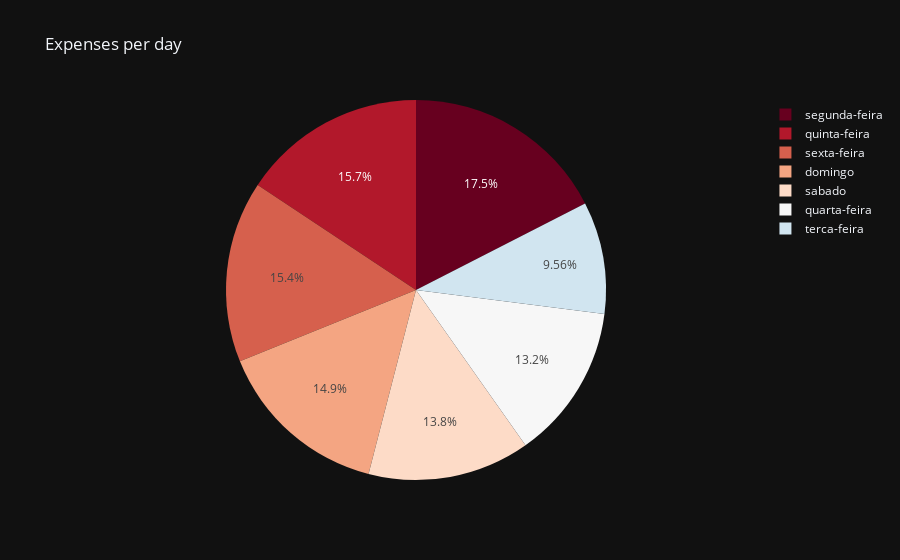

Notebook source saved alongside this figure:
### Code cell
# pd.set_option('display.max_rows', 5)

try:
    df = pd.read_csv(filepath_or_buffer=FILEPATH, sep=SEPARATOR, encoding=ENCODING)
    df_agg_day = df.groupby(by=COLUMN_NAME, sort=False).agg(func={'valor': 'sum'}).reset_index()

    fig = px.pie(data_frame=df_agg_day, names=NAMES, values=VALUES, title=TITLE, color_discrete_sequence=COLOR_DISCRETE_SEQUENCE)
    fig.show()

except FileNotFoundError:
    display('File not found')
    exit()

# df_months

### Figure 1 — Plotly figure (JSON) as saved in the notebook; plotly's stock layout.template omitted (floating-point values rounded to 4 significant figures)
{"data": [{"domain": {"x": [0.0, 1.0], "y": [0.0, 1.0]}, "hovertemplate": "dia=%{label}<br>valor=%{value}<extra></extra>", "labels": ["segunda-feira", "terca-feira", "quarta-feira", "quinta-feira", "sexta-feira", "sabado", "domingo"], "legendgroup": "", "name": "", "showlegend": true, "values": [528, 289, 399, 474, 467, 417, 449], "type": "pie"}], "layout": {"legend": {"tracegroupgap": 0}, "title": {"text": "Expenses per day"}, "piecolorway": ["rgb(103,0,31)", "rgb(178,24,43)", "rgb(214,96,77)", "rgb(244,165,130)", "rgb(253,219,199)", "rgb(247,247,247)", "rgb(209,229,240)", "rgb(146,197,222)", "rgb(67,147,195)", "rgb(33,102,172)", "rgb(5,48,97)"]}}
